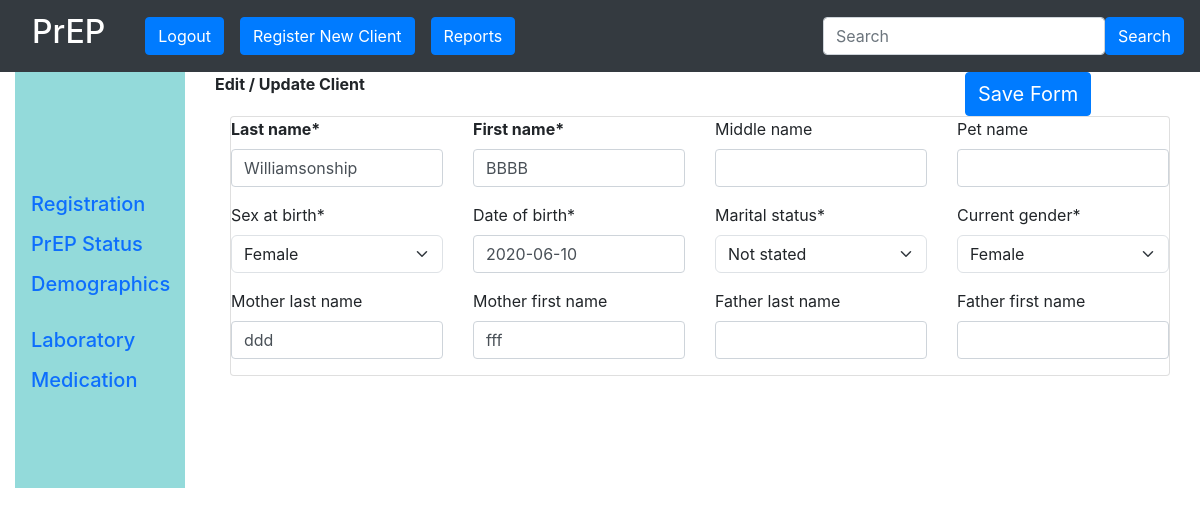
Page /client/edit/4/ on the committed database.
### prep_app/models.py (models this page shows, shortened)
class Client(TSIS2BaseModel):
    last_name = models.CharField(max_length=255, blank=False, null=False)
    first_name = models.CharField(max_length=255, blank=False, null=False)
    middle_name = models.CharField(max_length=255, blank=True, null=True)
    pet_name = models.CharField(max_length=255, blank=True, null=True)
    sex_at_birth = models.ForeignKey('GenderCode', blank=False, null=False, on_delete=models.PROTECT, default=1)
    current_gender =  models.CharField(max_length=255, choices = CURRENTGENDER, null=True)
    date_of_birth = models.DateField(blank=False, null=False, validators=[validate_not_future_date])
    marital_status = models.ForeignKey('MaritalStatusCode', blank=False, null=False, on_delete=models.PROTECT, default=1)
    death_date = models.DateField(blank=True, null=True)
    mother_last_name = models.CharField(max_length=255, blank=True, null=True)
    mother_first_name = models.CharField(max_length=255, blank=True, null=True)
    father_last_name = models.CharField(max_length=255, blank=True, null=True)
    father_first_name = models.CharField(max_length=255, blank=True, null=True)
    nhf_card = models.CharField(verbose_name='NHF Card', max_length=255, blank=True, null=True)
    trn_number = models.CharField(verbose_name='TRN Number', max_length=255, blank=True, null=True)
    cause_of_death = models.CharField(max_length=255, blank=True, null=True)

### prep_app/views.py (the view)
# urls.py: path('edit/<int:client_id>/', edit_client, name='edit_client'),
def edit_client(request, client_id):
    client = get_object_or_404(Client, pk=client_id)
    if request.method == 'POST':
        form = ClientForm(request.POST, instance=client)
        if form.is_valid():
            form.save()
            return redirect('edit_client', client_id=client_id)
    else:
        form = ClientForm(instance=client)
    return render(request, 'edit_client.html', {'form': form, 'client': client, 'client_id': client_id})

### prep_app/forms.py
class ClientForm(forms.ModelForm):
    class Meta:
        model = Client
        fields = '__all__'
        widgets = {
            "date_of_birth": DatePickerInput(),
         }
    date_of_birth = forms.DateField(validators=[validate_not_future_date])

### prep_app/base_model.py (called while the page is built)
    def get_queryset(self):
        if self.include_deleted:
            return TSIS2BaseQuerySet(self.model)
        return TSIS2BaseQuerySet(self.model).filter(deleted_at=None)

### prep_app/models.py (called while the page is built)
    def __str__(self):
        return "%s" % (self.name)

    def __str__(self):
        return "%s" % (self.name)

### prep_project/templates/edit_client.html (shortened to what this page needs)
{% extends 'base_entry.html' %}
{% load crispy_forms_tags %}
{% load widget_tweaks %}
{% block content %}
<div class="row">
  <div class="col-md-3"><b>Edit / Update Client</b>
  </div>
  <div class="col-md-6"> </div>
  <div class="col-md-3">    <button type="submit" class="btn btn-primary" style="font-size: 20px;">Save Form</button> </div>
</div>
<div class="container">
<form method="POST" class="card mt-0 form-floating form-horizontal form-group">
  <div class="row">
    <div class="col-md-3"> <b>{{ form.last_name|as_crispy_field }}</b></div>
    <div class="col-md-3"> <b>{{ form.first_name|as_crispy_field}}</b></div>
    <div class="col-md-3"> {{ form.middle_name|as_crispy_field}}</div>
    <div class="col-md-3"> {{ form.pet_name|as_crispy_field}}</div>
  </div>
  <div class="row">
    <div class="col-md-3"> {{ form.sex_at_birth|as_crispy_field }}</div>
    <div class="col-md-3"> {{ form.date_of_birth|as_crispy_field }}     </div>
    <div class="col-md-3"> {{ form.marital_status|as_crispy_field}}</div>
    <div class="col-md-3"> {{ form.current_gender|as_crispy_field}} </div>
  </div>
  <div class="row">
    <div class="col-md-3"> {{ form.mother_last_name|as_crispy_field}}</div>
    <div class="col-md-3"> {{ form.mother_first_name|as_crispy_field}}</div>
    <div class="col-md-3"> {{ form.father_last_name|as_crispy_field}}</div>
    <div class="col-md-3"> {{ form.father_first_name|as_crispy_field}}</div>
  </div>
        </div>
{% endblock %}

### rows in the picture
Client: last_name "Williamsonship", first_name "BBBB", sex_at_birth "Female", date_of_birth "2020-06-10", marital_status "Not stated", current_gender "Female", mother_last_name "ddd", mother_first_name "fff"
